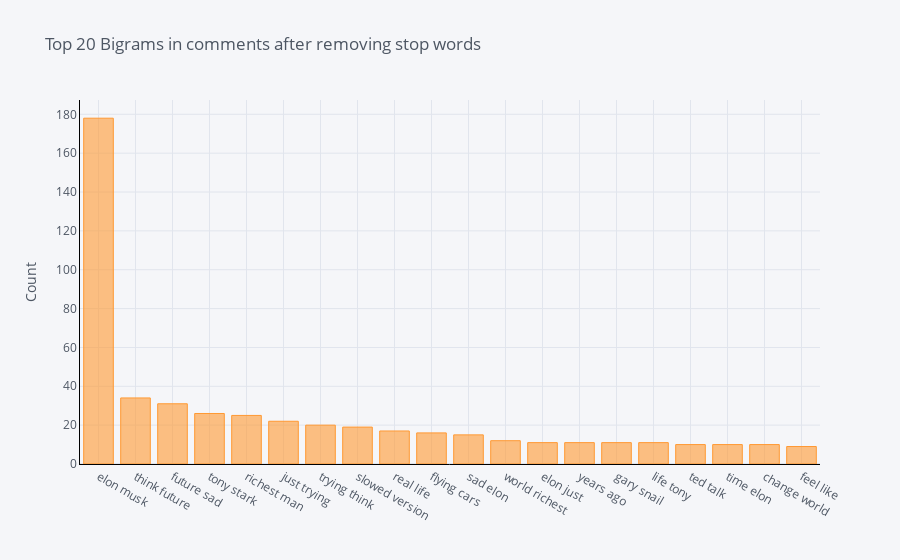

Notebook code for this chart:
### Code cell
df4.groupby('ReviewText').sum()['count'].sort_values(ascending=False).iplot(
    kind='bar', yTitle='Count', linecolor='black', title='Top 20 Bigrams in comments after removing stop words')

### Figure 1 — Plotly figure (JSON) as saved in the notebook; plotly's stock layout.template omitted (floating-point values rounded to 4 significant figures)
{"data": [{"marker": {"color": "rgba(255, 153, 51, 0.6)", "line": {"color": "rgba(255, 153, 51, 1.0)", "width": 1}}, "name": "count", "orientation": "v", "text": "", "type": "bar", "x": ["elon musk", "think future", "future sad", "tony stark", "richest man", "just trying", "trying think", "slowed version", "real life", "flying cars", "sad elon", "world richest", "elon just", "years ago", "gary snail", "life tony", "ted talk", "time elon", "change world", "feel like"], "y": [178, 34, 31, 26, 25, 22, 20, 19, 17, 16, 15, 12, 11, 11, 11, 11, 10, 10, 10, 9]}], "layout": {"legend": {"bgcolor": "#F5F6F9", "font": {"color": "#4D5663"}}, "paper_bgcolor": "#F5F6F9", "plot_bgcolor": "#F5F6F9", "title": {"font": {"color": "#4D5663"}, "text": "Top 20 Bigrams in comments after removing stop words"}, "xaxis": {"gridcolor": "#E1E5ED", "linecolor": "black", "showgrid": true, "tickfont": {"color": "#4D5663"}, "title": {"font": {"color": "#4D5663"}, "text": ""}, "zerolinecolor": "#E1E5ED"}, "yaxis": {"gridcolor": "#E1E5ED", "linecolor": "black", "showgrid": true, "tickfont": {"color": "#4D5663"}, "title": {"font": {"color": "#4D5663"}, "text": "Count"}, "zerolinecolor": "#E1E5ED"}}}
